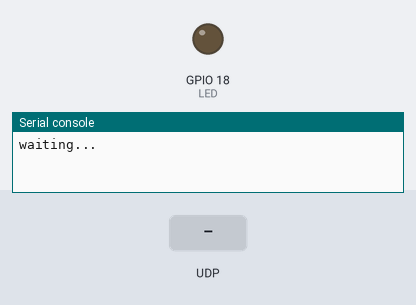
A program run on a simulated ESP32 board running MicroPython. Shown: output pins drawn as LEDs (lit = HIGH), the last lines printed to the serial console. The inputs (shaded band) are chosen by the test bench. The board's own WiFi access point starts at once.

Above: at 1.2 s.
1.3 s: UDP packet "a=1" arrives
At 2.5 s:
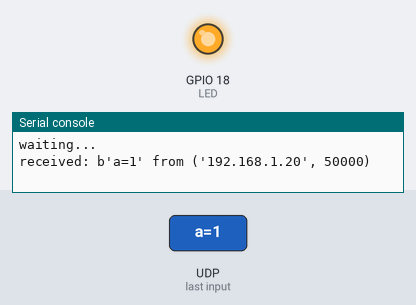
2.8 s: UDP packet "a=0" arrives
At 3.6 s:
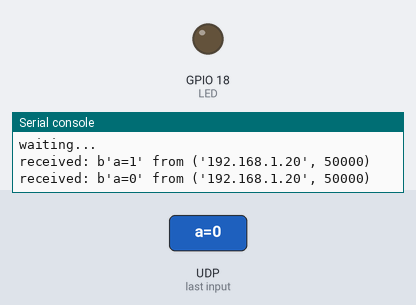
Timing chart, 0 to 5.8 s (numbered marks = the images above; inputs shaded):
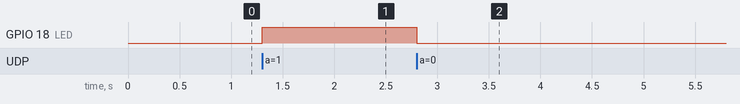

Measured:
- after the input at 1.3 s, GPIO 18 (LED): LOW → HIGH at once
- after the input at 2.8 s, GPIO 18 (LED): HIGH → LOW at once

The program:

Lighi.py
```python
import network


ap_if=network.WLAN(network.AP_IF)

ap_if.active(True)

ap_if.config(essid="Bass",password="bc20cf7f5c5e")
ap_if.config(channel=19,authmode=network.AUTH_WPA2_PSK)

import socket
import time
from machine import Pin
port = 4210
LED = Pin(18,Pin.OUT)


s=socket.socket(socket.AF_INET,socket.SOCK_DGRAM)
s.setsockopt(socket.SOL_SOCKET,socket.SO_REUSEADDR,1)
ip=ap_if.ifconfig()[0]
s.bind((ip,port))
print('waiting...')

while True:
  data,addr=s.recvfrom(1024)
  print('received:',data, 'from',addr)
  if(data==b'a=0'):
    LED.value(0)
    s.sendto("Turn OFF LED\n",addr)
  elif(data==b'a=1'):
    LED.value(1)
    s.sendto("Turn ON LED\n",addr)
  else:
    s=sendto("Unknow command\n",addr)
```
